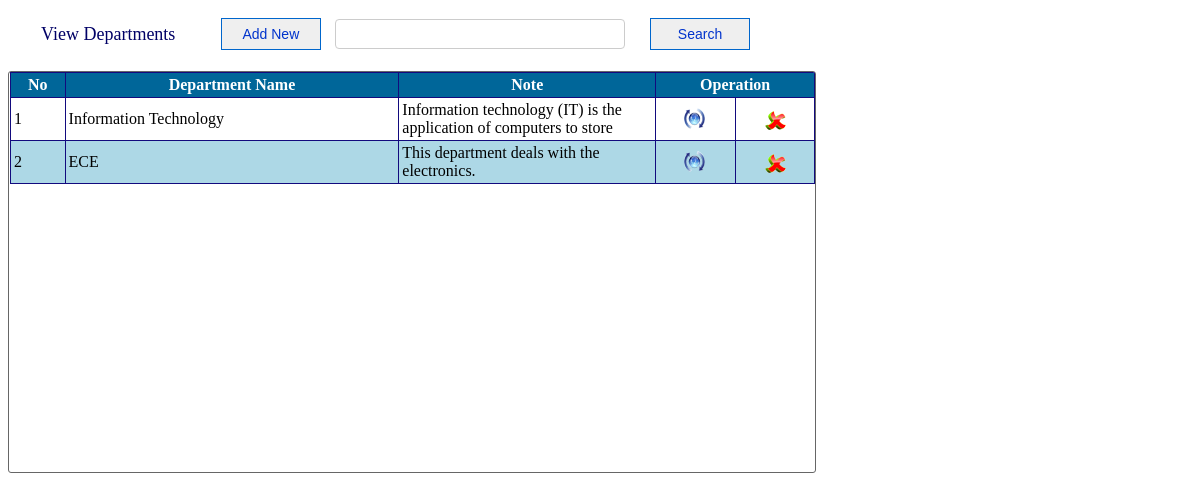
/View_Faculties.php, run on the app's committed database.
### tables this page shows
CREATE TABLE IF NOT EXISTS `department_tbl` (
  `Department_id` int(10) unsigned NOT NULL AUTO_INCREMENT,
  `Department_name` varchar(50) NOT NULL,
  `note` varchar(100) NOT NULL,
  PRIMARY KEY (`Department_id`),
  UNIQUE KEY `Department_name` (`Department_name`)
);

### View_Faculties.php (the view, shortened to what this page needs)
<!DOCTYPE html PUBLIC "-//W3C//DTD XHTML 1.0 Transitional//EN" "http://www.w3.org/TR/xhtml1/DTD/xhtml1-transitional.dtd">
<html xmlns="http://www.w3.org/1999/xhtml">
<head>
<link rel="stylesheet" type="text/css" href="css/style_view.css" />
</head>
<body>
<div id="style_div" >
<form method="post">
<table width="755">
	<tr>
    	<td width="200px" style="font-size:18px; color:#006; text-indent:30px;">View Departments</td>
        <?php
                if($_SESSION['visitor'] != "visitor"){
        ?>
        <td><a href="?tag=faculties_entry"><input type="button" title="Add new Faculties" name="butAdd" value="Add New" id="button-search" /></a></td>
        <?php } ?>
        <td><input type="text" name="searchtxt" title="Enter name for search " class="search" autocomplete="off"/></td>
        <td style="float:right"><input type="submit" name="btnsearch" value="Search" id="button-search" title="Search Facuty" /></td>
    </tr>
</table>
</form>
</div>
<br />
<div id="content-input">
	<form method="post">
    <table border="1" width="805px" align="center" cellpadding="3" class="mytable" cellspacing="0">
        <tr>
            <th>No</th>
            <th>Department Name</th>
            <th width="250px">Note</th>
            <?php
                if($_SESSION['visitor'] != "visitor"){
             ?>
            <th colspan="2">Operation</th>
            <?php } ?>
      	</tr>
         <?php
		 $key="";
	if($key !="")
		$sql_sel=mysql_query("SElECT * FROM department_tbl WHERE department_name  like '%$key%' ");
	else
    		$sql_sel=mysql_query("SELECT * FROM department_tbl");
			$i=0;
    while($row=mysql_fetch_array($sql_sel)){
    $i++;
    $color=($i%2==0)?"lightblue":"white";
    	?>
      <tr bgcolor="<?php echo $color?>">
            <td><?php echo $i;?></td>
            <td><?php echo $row['Department_name'];?></td>
            <td><?php echo $row['note'];?></td>
            <?php
                if($_SESSION['visitor'] != "visitor"){
             ?>
            <td align="center"><a href="?tag=faculties_entry&opr=upd&rs_id=<?php echo $row['Department_id'];?>" title="Upate"><img src="picture/update.png" /></a></td>
            <td align="center"><a href="?tag=view_faculties&opr=del&rs_id=<?php echo $row['Department_id'];?>" title="Delete"><img src="picture/delete.png" /></a></td>
            <?php } ?>
        </tr>
    <?php
    }
    ?>
   	</table>
 	</form>
</div>
</body>
</html>

### css/style_view.css (style rules this page uses)
#style_div { height:auto; margin-top:15px; }
#content-input { width:805px; height:400px; border:1px solid #666; float:left; padding-left:1px; border-radius: 3px 3px 3px 3px; overflow: auto; }
#button-search { font-family:Arial, Helvetica, sans-serif; font-size:14px; width:100px; height:32px; float:right; margin-right:10px; repeat-x top center; border: 1px solid #06C; -moz-border-radius: 5px; color:#03C; }
.search { padding:4px; border:1px #CCC solid; border-radius: 4px 4px 4px 4px; -moz-border-radius: 8px; background:#FFF; color:#006; font-family:Arial, Helvetica, sans-serif; font-size:16px; width:280px; height:20px; float:left; }
.mytable { border-collapse:collapse; border:#036 1px solid; }
.mytable tr th { background:#069; border:#120A7E 1px solid; color:#FFF; font-family:"Times New Roman", Times, serif; }
.mytable tr td { font-family:"Times New Roman", Times, serif; border:#120A7E 1px solid; }

### data on the page
department_tbl: Department_name "Information Technology", note "Information technology (IT) is the application of computers to store"
department_tbl: Department_name "ECE", note "This department deals with the electronics."
